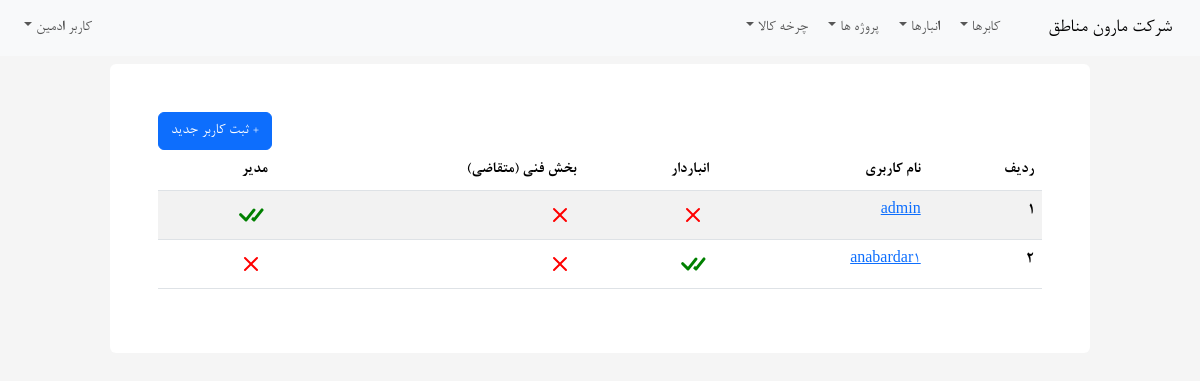
/accounts/user-list (signed in), run on the app's committed database.
### core/models.py (models this page shows)
class User(AbstractUser):
    warehouse_keeper = models.BooleanField('انباردار',default=False)
    technical = models.BooleanField('بخش فنی (متقاضی)',default=False)
    def get_edit_url(self):
        return reverse('edit_user',kwargs={'username':self.username})

### core/views.py (the view)
# urls.py: path('accounts/user-list',views.user_list,name='user_list'),
@login_required
def user_list(request:HttpRequest):
    user = request.user
    if not user.is_superuser:
        msg = 'شما دسترسی لازم برای مشاهده این صحفه را ندارید.'
        messages.error(request,msg)
        return redirect('home')
    users = get_user_model().objects.all()
    context = {'users':users}
    return render(request,'registration/user_list.html',context)

### core/templates/registration/user_list.html (shortened to what this page needs)
{% extends 'core/base.html' %} {% block content %}
<div class="col-12 col-md-10 rounded p-5 mx-auto bg-white">
    <a class="btn btn-primary" style="float: left;" href="{% url 'create_user' %}">+ ثبت کاربر جدید</a>
    <table class="table table-striped">
        <thead>
            <tr>
                <th scope="col">ردیف</th>
                <th scope="col">نام کاربری</th>
                <th scope="col">انباردار</th>
                <th scope="col">بخش فنی (متقاضی)</th>
                <th scope="col">مدیر</th>
            </tr>
        </thead>
        <tbody>
            {% for user in users %}
            <tr>
                <th scope="row">{{forloop.counter}}</th>
                <td><a href="{{user.get_edit_url}}">{{user.username}}</a></td>
                <td>
                </td>
                <td>
                </td>
                <td>
                </td>
            </tr>
            {% endfor %}
        </tbody>
    </table>
</div>
{% endblock %}

### core/templates/core/navbar.html (shortened to what this page needs)
<nav class="navbar navbar-expand-lg bg-body-tertiary mb-2">
  <div class="container-fluid">
    <a class="navbar-brand" href="{% url 'home' %}">شرکت مارون مناطق</a>
    <div class="collapse navbar-collapse" id="homeNavBar">
      <ul class="navbar-nav ms-auto mb-2 mb-lg-0">
        {% if request.user.is_authenticated and request.user.is_superuser %}
        <li class="nav-item dropdown">
          <a
            class="nav-link dropdown-toggle"
            href="#"
            role="button"
            data-bs-toggle="dropdown"
            aria-expanded="false"
          >
            کابرها
          </a>
        </li>
        {% endif %}
        {% if request.user.is_authenticated and request.user.is_superuser %}
        <li class="nav-item dropdown">
          <a
            class="nav-link dropdown-toggle"
            href="#"
            role="button"
            data-bs-toggle="dropdown"
            aria-expanded="false"
          >
            انبارها
          </a>
        </li>
        <li class="nav-item dropdown">
          <a
            class="nav-link dropdown-toggle"
            href="#"
            role="button"
            data-bs-toggle="dropdown"
            aria-expanded="false"
          >
            پروژه ها
          </a>
        </li>
        {% endif %}
        {% if request.user.is_authenticated %}
          {% if request.user.is_superuser or 1 %}
          <li class="nav-item dropdown">
            <a
              class="nav-link dropdown-toggle"
              href="#"
              role="button"
              data-bs-toggle="dropdown"
              aria-expanded="false"
            >
              چرخه کالا
            </a>
          </li>
          {% endif %}
        {% endif %}
      </ul>
      <ul class="navbar-nav me-auto mb-2 mb-lg-0">
          {% if request.user.is_authenticated %}
        <li class="nav-item dropdown">
          <a
            class="nav-link dropdown-toggle"
            href="#"
            role="button"
            data-bs-toggle="dropdown"
            aria-expanded="false"
          >
            {{request.user.first_name}} {{request.user.last_name}}
          </a>
        </li>
        {% endif %}
      </ul>
    </div>
  </div>
</nav>

### core/static/core/css/main.css (style rules this page uses)
*:not(i) { font-family: 'B Nazanin'; }
.bg-main { background-color: rgb(245, 245, 245); }

### data on the page
User: user.first_name "کاربر", user.last_name "ادمین", username "admin", warehouse_keeper False (drawn), technical False (drawn), is_superuser True (drawn)
User: username "anabardar1", warehouse_keeper True (drawn), technical False (drawn), is_superuser False (drawn)
